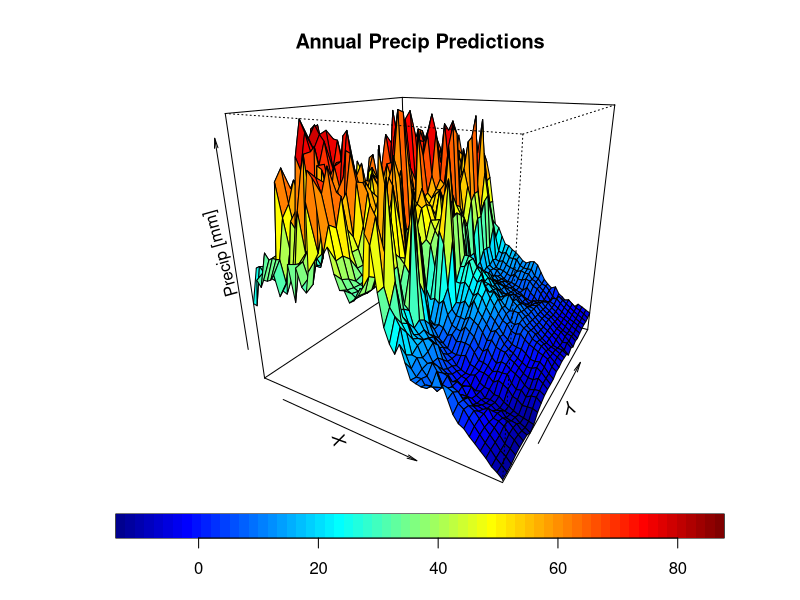
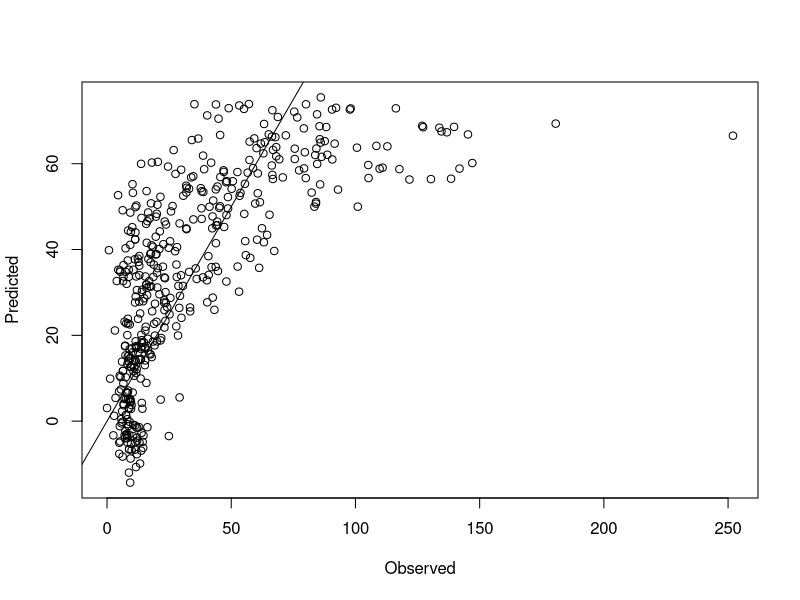
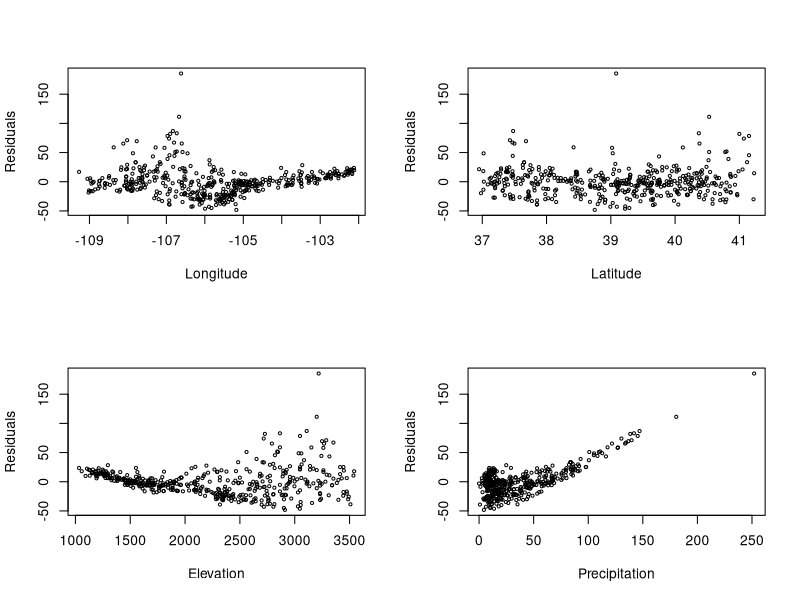

Here is the R script that generated these plots, in order:
require(fields)
require(matlab)

	# load the precip data
janp <- read.table('colo_monthly_precip_01.dat')
names(janp) <- c('y', 'x', 'z', 'p')
janp <- janp[!(janp$p == -999.999),]

	#load the dem
dem <- read.table('colo_dem.dat')
names(dem) <- c('y', 'x', 'z')


lmfit.jan <- lm(p~x+y+z,data=janp)
summary(lmfit.jan)

lmpred.jan <- predict.lm( lmfit.jan, dem)
lmpredp.jan <- predict.lm( lmfit.jan, janp)

	## Plot the surface
nx <- length(unique(dem$x))
ny <- length(unique(dem$y))
#quilt.plot(dem$x,dem$y,dem$z, nrow=nx,ncol=ny)
#mtext('Precip [mm]',side=4)

	## Another Way	
xp <- sort(unique(dem$x))
yp <- sort(unique(dem$y))
zp <- matrix(lmpred.jan,nrow=ny)

#plot.surface(list(x=xp,y=yp,z=zp),zlab='precip')
plot.surface(list(x=xp,y=yp,z=t(flipud(zp))),type='p',
	main='Annual Precip Predictions',zlab='Precip [mm]')

	#Observed versus predicted
plot(janp$p,lmpredp.jan,xlab='Observed',ylab='Predicted')
abline(0,1)

	#Residual plots
res <- residuals(lmfit.jan)
layout(rbind(c(1,2),c(3,4)))
plot(janp$x,res,xlab='Longitude',ylab='Residuals',cex=.5)
plot(janp$y,res,xlab='Latitude',ylab='Residuals',cex=.5)
plot(janp$z,res,xlab='Elevation',ylab='Residuals',cex=.5)
plot(janp$p,res,xlab='Precipitation',ylab='Residuals',cex=.5)
